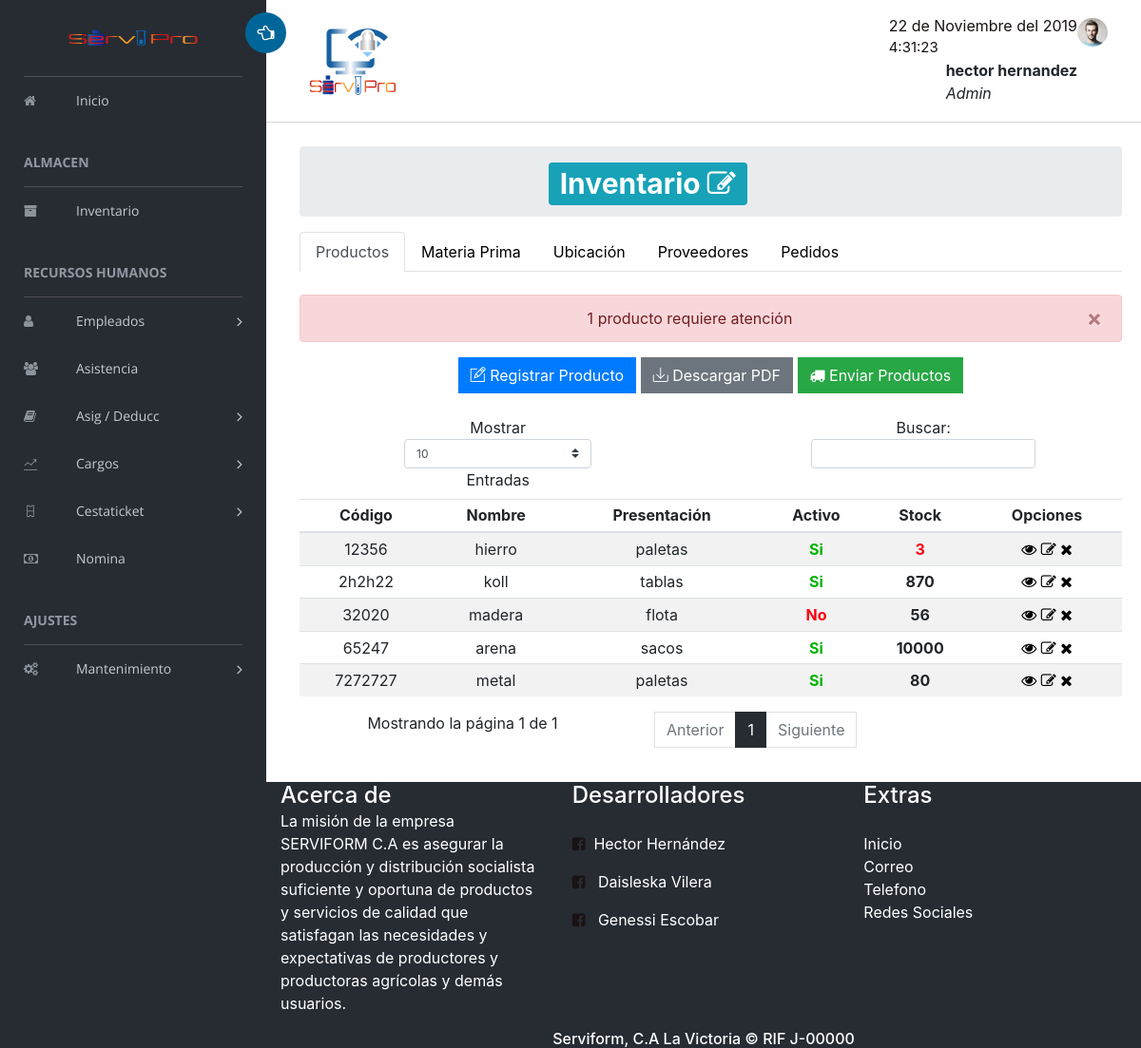
Screenshot of /Vistas/menu/ControladorMenu.php?operacion=inventario (signed in) with the database file from the repository.
### tables this page shows
CREATE TABLE `productos` (
  `id` int(11) NOT NULL,
  `codigo` varchar(120) NOT NULL,
  `nombre` varchar(90) NOT NULL,
  `presentacion` varchar(90) NOT NULL,
  `unidad` enum('Kgs','Lts') NOT NULL,
  `stock` int(11) NOT NULL,
  `stock_minimo` int(11) NOT NULL,
  `stock_maximo` int(11) NOT NULL,
  `borrado` enum('N','S') NOT NULL DEFAULT 'N',
  `activo` enum('S','N') NOT NULL DEFAULT 'S',
  `valor_unitario` int(11) DEFAULT NULL,
  `id_ubicacion` int(11) DEFAULT NULL
);

### Vistas/inventario/inventario.php (the view, shortened to what this page needs)
<?php
          extract($_REQUEST);
?>
<?php
include_once "../includes/menu.php";
?>
  <div class="contenido" style="padding-left: 15px">
    <div class="content-2">
    <section  class="content-header">
      <ol class="breadcrumb">
         <h1 align="center">  <span style="margin-left: 6.5cm;" class="badge badge-info">Inventario <i class="menu-icon fa fa-edit"></i> </span></h1>
      </ol>
   </section >
         <ul class="nav nav-tabs" >
          <li class="nav-item">
            <a class="nav-link active" href="inventario.php">Productos
            </a>
          </li>
          <?php
              echo '
                <li class="nav-item">
                  <a class="nav-link" href="../inventario/materiaprima.php">Materia Prima</a>
                </li>
                  <li class="nav-item">
                  <a class="nav-link " href="../inventario/ubicacion_inventario.php">Ubicación</a>
                </li><div></div>
                <li class="nav-item">
                  <a class="nav-link" href="../inventario/proveedores.php">Proveedores</a>
                </li>
                <li class="nav-item ">
                  <a class="nav-link" href="../inventario/pedidos-internos.php">Pedidos </a>
                </li>
              ';
          ?>
        </ul><br>
        <?php
          include('../../Modelos/conexion.php');
          $resultado= mysqli_query($conectar,"SELECT productos.stock FROM productos WHERE productos.stock <productos.stock_minimo AND borrado='N' AND activo='S'");
          $i=0;
          while ($consulta = mysqli_fetch_array($resultado)) {
            $i++;
            break;
          }
              echo '
                <div class="alert alert-danger alert-dismissible fade show" role="alert">
                  '.$i.' producto requiere atención
                  <button type="button" class="close" data-dismiss="alert" aria-label="Close">
                  <span aria-hidden="true">&times;</span>
                </button>
                </div>
            ';
        ?>
        <?php
              echo '
                <center>
                    <a href="../inventario/registro-inventario.php" class="btn btn-primary"><i class="ti-pencil-alt"></i> Registrar Producto</a>
                    <a href="../../reportes/reporte_inventario.php" class="btn btn-secondary" title="Descargar PDF"><i class="ti ti-import"></i> Descargar PDF</a>
                    <a href="../inventario/producto_enviar.php" class="btn btn-success"><i class="fa fa-truck"></i> Enviar Productos</a>
              </center><br>
              ';
        ?>
        <div class="table-responsive">
            <table class="table table-striped table-sm " id="table">
                <thead>
                  <tr>
                    <th>Código</th>
                    <th>Nombre</th>
                    <th>Presentación</th>
                    <th>Activo</th>
                    <th>Stock</th>
                    <?php
                        echo '
                          <th>Opciones</th>
                        ' ;
                    ?>
                  </tr>
                </thead>
                  <tbody>
                   <?php
                  include('../../Modelos/conexion.php');
                    $sql="SELECT * FROM productos  WHERE borrado='N'";
                    $resultado=mysqli_query($conectar,$sql);
                    while($consulta=mysqli_fetch_array($resultado)) {
                      echo "
                      <tr>
                        <td>".$consulta['codigo']."</td>
                        <td>".$consulta['nombre']."</td>
                        <td>".$consulta['presentacion']."</td>"
                        ;
                         if ($consulta['activo']=='S') {
                            $activo='<strong>Si</strong>';
                            $alert2="class='estado-re'";
                        }
                        if ($consulta['activo']=='N') {
                            $activo='<strong>No</strong>';
                            $alert2="class='estado-r'";
                        }
                        if ($consulta["stock"]<$consulta['stock_minimo'] AND $consulta['activo']=='S'){
                          $alert="class='estado-r'";
                        }else{
                          $alert="";
                        }
                      echo "
                        <td ".$alert2.">".$activo."</td>
                        <td><strong ".$alert." >".$consulta['stock']."</strong></td>
                        ";
                            echo "  <td>
                            <a href='javascript:ver(".$consulta['id'].")' class='ver'  title='Ver'><span class='fa fa-eye'></span></a>
                           <a href='editar_inventario.php?art=".$consulta['id']."' class='editar'  title='Editar'><span class='fa fa-edit'></span></a>
                            " ;
                            if ($consulta['stock']==0 or $_SESSION['tipo_usuario']=='Admin') {
                              echo "<a href='javascript: eliminar(".$consulta['id'].")' class='x' title='Eliminar'><span class='fa fa-times'></span></a>";
                            }
                               echo "
                                  </td>
                              </tr> ";
                        }
                  ?>
                </tbody>
            </table>
        </div>
        </div>
      </div>
         <?php include_once "../includes/footer.php"; ?>

### rows the page displays
productos: codigo "12356", nombre "hierro", presentacion "paletas", activo "Si", stock "3"
productos: codigo "7272727", nombre "metal", presentacion "paletas", activo "Si", stock "80"
productos: codigo "32020", nombre "madera", presentacion "flota", activo "No", stock "56"
productos: codigo "2h2h22", nombre "koll", presentacion "tablas", activo "Si", stock "870"
productos: codigo "65247", nombre "arena", presentacion "sacos", activo "Si", stock "10000"

### other values shown
$_SESSION['user'] "hector hernandez"
$_SESSION['tipo_usuario'] "Admin"
$i "1"
